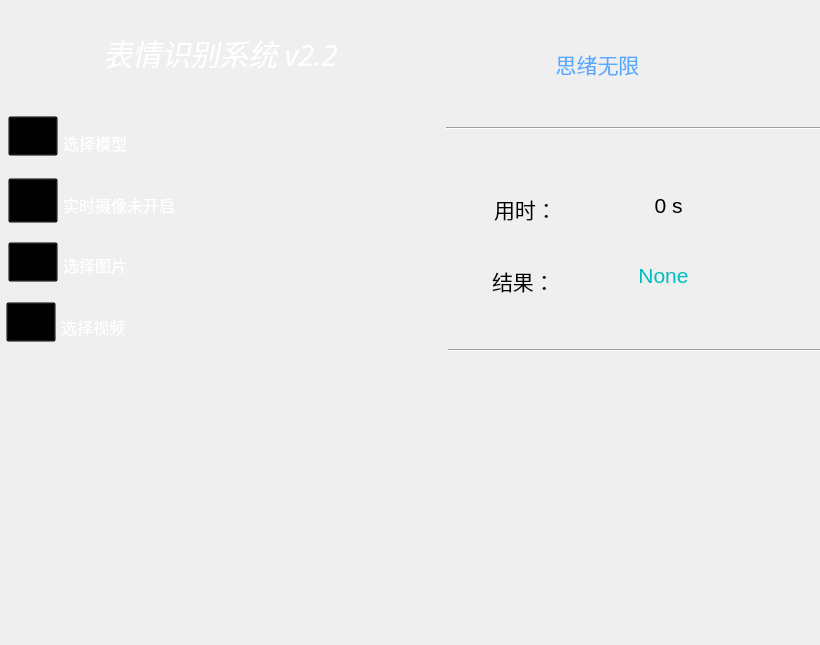
<?xml version="1.0" encoding="UTF-8"?>
<ui version="4.0">
 <class>MainWindow</class>
 <widget class="QMainWindow" name="MainWindow">
  <property name="windowModality">
   <enum>Qt::NonModal</enum>
  </property>
  <property name="geometry">
   <rect>
    <x>0</x>
    <y>0</y>
    <width>820</width>
    <height>645</height>
   </rect>
  </property>
  <property name="minimumSize">
   <size>
    <width>820</width>
    <height>645</height>
   </size>
  </property>
  <property name="maximumSize">
   <size>
    <width>820</width>
    <height>645</height>
   </size>
  </property>
  <property name="windowTitle">
   <string>Emotion recongnition v2.2 （思绪无限）</string>
  </property>
  <property name="windowIcon">
   <iconset resource="image1.qrc">
    <normaloff>:/newPrefix/icons/result.png</normaloff>:/newPrefix/icons/result.png</iconset>
  </property>
  <property name="toolTip">
   <string/>
  </property>
  <property name="autoFillBackground">
   <bool>false</bool>
  </property>
  <property name="styleSheet">
   <string notr="true">
#QInputDialog{border-image: url(:/newPrefix/images_test/light.png);}

QMenuBar{border-color:transparent;}
QToolButton[objectName=pushButton_doIt]{
border:5px;}

QToolButton[objectName=pushButton_doIt]:hover {
image:url(:/newPrefix/images_test/run_hover.png);}

QToolButton[objectName=pushButton_doIt]:pressed {
image:url(:/newPrefix/images_test/run_pressed.png);}

QScrollBar:vertical{
background:transparent;
padding:2px;
border-radius:8px;
max-width:14px;}

QScrollBar::handle:vertical{
background:#9acd32;
min-height:50px;
border-radius:8px;
}

QScrollBar::handle:vertical:hover{
background:#9eb764;}

QScrollBar::handle:vertical:pressed{
background:#9eb764;
}
QScrollBar::add-page:vertical{
background:none;
}
                               
QScrollBar::sub-page:vertical{
background:none;
}

QScrollBar::add-line:vertical{
background:none;}
                                 
QScrollBar::sub-line:vertical{
background:none;
}
QScrollArea{
border:0px;
}

QScrollBar:horizontal{
background:transparent;
padding:0px;
border-radius:6px;
max-height:12px;
}

QScrollBar::handle:horizontal{
background:#9acd32;
min-width:50px;
border-radius:6px;
}

QScrollBar::handle:horizontal:hover{
background:#9eb764;
}

QScrollBar::handle:horizontal:pressed{
background:#9eb764;
}

QScrollBar::add-page:horizontal{
background:none;
}

QScrollBar::sub-page:horizontal{
background:none;
}
QScrollBar::add-line:horizontal{
background:none;
}

QScrollBar::sub-line:horizontal{
background:none;
}
QToolButton::hover{
border:0px;
} </string>
  </property>
  <property name="tabShape">
   <enum>QTabWidget::Rounded</enum>
  </property>
  <widget class="QWidget" name="centralwidget">
   <widget class="QLabel" name="label_title">
    <property name="geometry">
     <rect>
      <x>8</x>
      <y>30</y>
      <width>425</width>
      <height>47</height>
     </rect>
    </property>
    <property name="minimumSize">
     <size>
      <width>0</width>
      <height>30</height>
     </size>
    </property>
    <property name="font">
     <font>
      <family>隶书</family>
      <pointsize>22</pointsize>
      <italic>true</italic>
     </font>
    </property>
    <property name="toolTip">
     <string>Test Result Helper 3.3.10 author：WuXian （2019.3.13）</string>
    </property>
    <property name="styleSheet">
     <string notr="true">color: rgb(255, 255, 255);</string>
    </property>
    <property name="text">
     <string>表情识别系统 v2.2</string>
    </property>
    <property name="alignment">
     <set>Qt::AlignCenter</set>
    </property>
   </widget>
   <widget class="QLabel" name="label_author">
    <property name="geometry">
     <rect>
      <x>462</x>
      <y>46</y>
      <width>271</width>
      <height>35</height>
     </rect>
    </property>
    <property name="minimumSize">
     <size>
      <width>0</width>
      <height>30</height>
     </size>
    </property>
    <property name="font">
     <font>
      <family>楷体</family>
      <pointsize>16</pointsize>
     </font>
    </property>
    <property name="toolTip">
     <string>Test Result Helper 3.3.10 author：WuXian （2019.3.13）</string>
    </property>
    <property name="styleSheet">
     <string notr="true">color: rgb(85, 170, 255);</string>
    </property>
    <property name="text">
     <string>思绪无限</string>
    </property>
    <property name="alignment">
     <set>Qt::AlignCenter</set>
    </property>
   </widget>
   <widget class="QLabel" name="label_useTime">
    <property name="geometry">
     <rect>
      <x>494</x>
      <y>184</y>
      <width>103</width>
      <height>51</height>
     </rect>
    </property>
    <property name="font">
     <font>
      <family>华文仿宋</family>
      <pointsize>16</pointsize>
     </font>
    </property>
    <property name="text">
     <string>&lt;html&gt;&lt;head/&gt;&lt;body&gt;&lt;p&gt;用时：&lt;/p&gt;&lt;/body&gt;&lt;/html&gt;</string>
    </property>
   </widget>
   <widget class="QLabel" name="label_picTime">
    <property name="geometry">
     <rect>
      <x>456</x>
      <y>190</y>
      <width>29</width>
      <height>31</height>
     </rect>
    </property>
    <property name="styleSheet">
     <string notr="true">border-image: url(:/newPrefix/icons/net_speed.png);</string>
    </property>
    <property name="text">
     <string/>
    </property>
   </widget>
   <widget class="QLabel" name="label_picResult">
    <property name="geometry">
     <rect>
      <x>456</x>
      <y>260</y>
      <width>31</width>
      <height>35</height>
     </rect>
    </property>
    <property name="styleSheet">
     <string notr="true">border-image: url(:/newPrefix/icons/result.png);</string>
    </property>
    <property name="text">
     <string/>
    </property>
   </widget>
   <widget class="Line" name="line">
    <property name="geometry">
     <rect>
      <x>446</x>
      <y>118</y>
      <width>375</width>
      <height>21</height>
     </rect>
    </property>
    <property name="orientation">
     <enum>Qt::Horizontal</enum>
    </property>
   </widget>
   <widget class="QLabel" name="label_face">
    <property name="geometry">
     <rect>
      <x>8</x>
      <y>360</y>
      <width>420</width>
      <height>280</height>
     </rect>
    </property>
    <property name="minimumSize">
     <size>
      <width>420</width>
      <height>280</height>
     </size>
    </property>
    <property name="maximumSize">
     <size>
      <width>420</width>
      <height>280</height>
     </size>
    </property>
    <property name="font">
     <font>
      <family>楷体</family>
      <pointsize>16</pointsize>
     </font>
    </property>
    <property name="layoutDirection">
     <enum>Qt::LeftToRight</enum>
    </property>
    <property name="styleSheet">
     <string notr="true">border-image: url(:/newPrefix/icons/scan.gif);</string>
    </property>
    <property name="text">
     <string>&lt;html&gt;&lt;head/&gt;&lt;body&gt;&lt;p align=&quot;center&quot;&gt;&lt;br/&gt;&lt;/p&gt;&lt;/body&gt;&lt;/html&gt;</string>
    </property>
    <property name="alignment">
     <set>Qt::AlignCenter</set>
    </property>
   </widget>
   <widget class="QTextEdit" name="textEdit_model">
    <property name="geometry">
     <rect>
      <x>58</x>
      <y>126</y>
      <width>360</width>
      <height>30</height>
     </rect>
    </property>
    <property name="minimumSize">
     <size>
      <width>360</width>
      <height>30</height>
     </size>
    </property>
    <property name="maximumSize">
     <size>
      <width>360</width>
      <height>30</height>
     </size>
    </property>
    <property name="font">
     <font>
      <family>华文仿宋</family>
      <pointsize>12</pointsize>
     </font>
    </property>
    <property name="styleSheet">
     <string notr="true">background-color: transparent;
border-color: rgb(255, 255, 255);
color: rgb(255, 255, 255);</string>
    </property>
    <property name="verticalScrollBarPolicy">
     <enum>Qt::ScrollBarAlwaysOff</enum>
    </property>
    <property name="horizontalScrollBarPolicy">
     <enum>Qt::ScrollBarAlwaysOff</enum>
    </property>
    <property name="lineWrapMode">
     <enum>QTextEdit::NoWrap</enum>
    </property>
    <property name="readOnly">
     <bool>true</bool>
    </property>
    <property name="html">
     <string>&lt;!DOCTYPE HTML PUBLIC &quot;-//W3C//DTD HTML 4.0//EN&quot; &quot;http://www.w3.org/TR/REC-html40/strict.dtd&quot;&gt;
&lt;html&gt;&lt;head&gt;&lt;meta name=&quot;qrichtext&quot; content=&quot;1&quot; /&gt;&lt;style type=&quot;text/css&quot;&gt;
p, li { white-space: pre-wrap; }
&lt;/style&gt;&lt;/head&gt;&lt;body style=&quot; font-family:'华文仿宋'; font-size:12pt; font-weight:400; font-style:normal;&quot;&gt;
&lt;p style=&quot; margin-top:0px; margin-bottom:0px; margin-left:0px; margin-right:0px; -qt-block-indent:0; text-indent:0px;&quot;&gt;&lt;span style=&quot; font-family:'Adobe Devanagari';&quot;&gt;选择模型&lt;/span&gt;&lt;/p&gt;&lt;/body&gt;&lt;/html&gt;</string>
    </property>
   </widget>
   <widget class="QToolButton" name="toolButton_file">
    <property name="geometry">
     <rect>
      <x>8</x>
      <y>242</y>
      <width>50</width>
      <height>40</height>
     </rect>
    </property>
    <property name="minimumSize">
     <size>
      <width>50</width>
      <height>39</height>
     </size>
    </property>
    <property name="maximumSize">
     <size>
      <width>50</width>
      <height>40</height>
     </size>
    </property>
    <property name="cursor">
     <cursorShape>PointingHandCursor</cursorShape>
    </property>
    <property name="autoFillBackground">
     <bool>false</bool>
    </property>
    <property name="styleSheet">
     <string notr="true">background-color: transparent;</string>
    </property>
    <property name="text">
     <string/>
    </property>
    <property name="icon">
     <iconset resource="image1.qrc">
      <normaloff>:/newPrefix/icons/recovery.png</normaloff>:/newPrefix/icons/recovery.png</iconset>
    </property>
    <property name="iconSize">
     <size>
      <width>40</width>
      <height>40</height>
     </size>
    </property>
    <property name="popupMode">
     <enum>QToolButton::DelayedPopup</enum>
    </property>
    <property name="toolButtonStyle">
     <enum>Qt::ToolButtonTextUnderIcon</enum>
    </property>
    <property name="autoRaise">
     <bool>false</bool>
    </property>
    <property name="arrowType">
     <enum>Qt::NoArrow</enum>
    </property>
   </widget>
   <widget class="QTextEdit" name="textEdit_camera">
    <property name="geometry">
     <rect>
      <x>58</x>
      <y>188</y>
      <width>360</width>
      <height>30</height>
     </rect>
    </property>
    <property name="minimumSize">
     <size>
      <width>360</width>
      <height>30</height>
     </size>
    </property>
    <property name="maximumSize">
     <size>
      <width>360</width>
      <height>30</height>
     </size>
    </property>
    <property name="font">
     <font>
      <family>华文仿宋</family>
      <pointsize>12</pointsize>
     </font>
    </property>
    <property name="styleSheet">
     <string notr="true">background-color: transparent;
border-color: rgb(255, 255, 255);
color: rgb(255, 255, 255);</string>
    </property>
    <property name="verticalScrollBarPolicy">
     <enum>Qt::ScrollBarAlwaysOff</enum>
    </property>
    <property name="horizontalScrollBarPolicy">
     <enum>Qt::ScrollBarAlwaysOff</enum>
    </property>
    <property name="lineWrapMode">
     <enum>QTextEdit::NoWrap</enum>
    </property>
    <property name="readOnly">
     <bool>true</bool>
    </property>
    <property name="html">
     <string>&lt;!DOCTYPE HTML PUBLIC &quot;-//W3C//DTD HTML 4.0//EN&quot; &quot;http://www.w3.org/TR/REC-html40/strict.dtd&quot;&gt;
&lt;html&gt;&lt;head&gt;&lt;meta name=&quot;qrichtext&quot; content=&quot;1&quot; /&gt;&lt;style type=&quot;text/css&quot;&gt;
p, li { white-space: pre-wrap; }
&lt;/style&gt;&lt;/head&gt;&lt;body style=&quot; font-family:'华文仿宋'; font-size:12pt; font-weight:400; font-style:normal;&quot;&gt;
&lt;p style=&quot; margin-top:0px; margin-bottom:0px; margin-left:0px; margin-right:0px; -qt-block-indent:0; text-indent:0px;&quot;&gt;&lt;span style=&quot; font-family:'Adobe Devanagari';&quot;&gt;实时摄像未开启&lt;/span&gt;&lt;/p&gt;&lt;/body&gt;&lt;/html&gt;</string>
    </property>
   </widget>
   <widget class="QTextEdit" name="textEdit_pic">
    <property name="geometry">
     <rect>
      <x>58</x>
      <y>248</y>
      <width>360</width>
      <height>30</height>
     </rect>
    </property>
    <property name="minimumSize">
     <size>
      <width>360</width>
      <height>30</height>
     </size>
    </property>
    <property name="maximumSize">
     <size>
      <width>360</width>
      <height>30</height>
     </size>
    </property>
    <property name="font">
     <font>
      <family>华文仿宋</family>
      <pointsize>12</pointsize>
     </font>
    </property>
    <property name="layoutDirection">
     <enum>Qt::LeftToRight</enum>
    </property>
    <property name="styleSheet">
     <string notr="true">background-color: transparent;
border-color: rgb(255, 255, 255);
color: rgb(255, 255, 255);</string>
    </property>
    <property name="verticalScrollBarPolicy">
     <enum>Qt::ScrollBarAlwaysOff</enum>
    </property>
    <property name="horizontalScrollBarPolicy">
     <enum>Qt::ScrollBarAlwaysOff</enum>
    </property>
    <property name="lineWrapMode">
     <enum>QTextEdit::NoWrap</enum>
    </property>
    <property name="readOnly">
     <bool>true</bool>
    </property>
    <property name="html">
     <string>&lt;!DOCTYPE HTML PUBLIC &quot;-//W3C//DTD HTML 4.0//EN&quot; &quot;http://www.w3.org/TR/REC-html40/strict.dtd&quot;&gt;
&lt;html&gt;&lt;head&gt;&lt;meta name=&quot;qrichtext&quot; content=&quot;1&quot; /&gt;&lt;style type=&quot;text/css&quot;&gt;
p, li { white-space: pre-wrap; }
&lt;/style&gt;&lt;/head&gt;&lt;body style=&quot; font-family:'华文仿宋'; font-size:12pt; font-weight:400; font-style:normal;&quot;&gt;
&lt;p style=&quot; margin-top:0px; margin-bottom:0px; margin-left:0px; margin-right:0px; -qt-block-indent:0; text-indent:0px;&quot;&gt;&lt;span style=&quot; font-family:'Adobe Devanagari';&quot;&gt;选择图片&lt;/span&gt;&lt;/p&gt;&lt;/body&gt;&lt;/html&gt;</string>
    </property>
   </widget>
   <widget class="QToolButton" name="toolButton_camera">
    <property name="geometry">
     <rect>
      <x>8</x>
      <y>178</y>
      <width>50</width>
      <height>45</height>
     </rect>
    </property>
    <property name="minimumSize">
     <size>
      <width>50</width>
      <height>39</height>
     </size>
    </property>
    <property name="maximumSize">
     <size>
      <width>50</width>
      <height>45</height>
     </size>
    </property>
    <property name="cursor">
     <cursorShape>PointingHandCursor</cursorShape>
    </property>
    <property name="autoFillBackground">
     <bool>false</bool>
    </property>
    <property name="styleSheet">
     <string notr="true">background-color: transparent;</string>
    </property>
    <property name="text">
     <string/>
    </property>
    <property name="icon">
     <iconset resource="image1.qrc">
      <normaloff>:/newPrefix/icons/g1.png</normaloff>:/newPrefix/icons/g1.png</iconset>
    </property>
    <property name="iconSize">
     <size>
      <width>50</width>
      <height>39</height>
     </size>
    </property>
    <property name="popupMode">
     <enum>QToolButton::DelayedPopup</enum>
    </property>
    <property name="toolButtonStyle">
     <enum>Qt::ToolButtonTextUnderIcon</enum>
    </property>
    <property name="autoRaise">
     <bool>false</bool>
    </property>
    <property name="arrowType">
     <enum>Qt::NoArrow</enum>
    </property>
   </widget>
   <widget class="QToolButton" name="toolButton_model">
    <property name="geometry">
     <rect>
      <x>8</x>
      <y>116</y>
      <width>50</width>
      <height>40</height>
     </rect>
    </property>
    <property name="minimumSize">
     <size>
      <width>0</width>
      <height>0</height>
     </size>
    </property>
    <property name="maximumSize">
     <size>
      <width>50</width>
      <height>40</height>
     </size>
    </property>
    <property name="cursor">
     <cursorShape>PointingHandCursor</cursorShape>
    </property>
    <property name="autoFillBackground">
     <bool>false</bool>
    </property>
    <property name="styleSheet">
     <string notr="true">background-color: transparent;</string>
    </property>
    <property name="text">
     <string/>
    </property>
    <property name="icon">
     <iconset resource="image1.qrc">
      <normaloff>:/newPrefix/icons/folder_web.png</normaloff>:/newPrefix/icons/folder_web.png</iconset>
    </property>
    <property name="iconSize">
     <size>
      <width>40</width>
      <height>40</height>
     </size>
    </property>
    <property name="popupMode">
     <enum>QToolButton::DelayedPopup</enum>
    </property>
    <property name="toolButtonStyle">
     <enum>Qt::ToolButtonTextUnderIcon</enum>
    </property>
    <property name="autoRaise">
     <bool>false</bool>
    </property>
    <property name="arrowType">
     <enum>Qt::NoArrow</enum>
    </property>
   </widget>
   <widget class="QLabel" name="label_time">
    <property name="geometry">
     <rect>
      <x>558</x>
      <y>190</y>
      <width>221</width>
      <height>31</height>
     </rect>
    </property>
    <property name="font">
     <font>
      <pointsize>16</pointsize>
     </font>
    </property>
    <property name="text">
     <string>0 s</string>
    </property>
    <property name="alignment">
     <set>Qt::AlignCenter</set>
    </property>
   </widget>
   <widget class="Line" name="line_2">
    <property name="geometry">
     <rect>
      <x>448</x>
      <y>340</y>
      <width>373</width>
      <height>21</height>
     </rect>
    </property>
    <property name="orientation">
     <enum>Qt::Horizontal</enum>
    </property>
   </widget>
   <widget class="QLabel" name="label_result">
    <property name="geometry">
     <rect>
      <x>552</x>
      <y>254</y>
      <width>223</width>
      <height>43</height>
     </rect>
    </property>
    <property name="font">
     <font>
      <pointsize>16</pointsize>
     </font>
    </property>
    <property name="styleSheet">
     <string notr="true">color: rgb(0, 189, 189);</string>
    </property>
    <property name="text">
     <string>None</string>
    </property>
    <property name="alignment">
     <set>Qt::AlignCenter</set>
    </property>
   </widget>
   <widget class="QLabel" name="label_outputResult">
    <property name="geometry">
     <rect>
      <x>466</x>
      <y>386</y>
      <width>300</width>
      <height>250</height>
     </rect>
    </property>
    <property name="minimumSize">
     <size>
      <width>300</width>
      <height>250</height>
     </size>
    </property>
    <property name="maximumSize">
     <size>
      <width>300</width>
      <height>250</height>
     </size>
    </property>
    <property name="styleSheet">
     <string notr="true">border-image: url(:/newPrefix/icons/ini.png);</string>
    </property>
    <property name="text">
     <string/>
    </property>
   </widget>
   <widget class="QLabel" name="label_back1">
    <property name="geometry">
     <rect>
      <x>0</x>
      <y>-2</y>
      <width>437</width>
      <height>661</height>
     </rect>
    </property>
    <property name="styleSheet">
     <string notr="true">border-image: url(:/newPrefix/icons/background1.png);</string>
    </property>
    <property name="text">
     <string/>
    </property>
   </widget>
   <widget class="QLabel" name="label_back1_2">
    <property name="geometry">
     <rect>
      <x>408</x>
      <y>-34</y>
      <width>415</width>
      <height>707</height>
     </rect>
    </property>
    <property name="styleSheet">
     <string notr="true">border-image: url(:/newPrefix/icons/background2.png);</string>
    </property>
    <property name="text">
     <string/>
    </property>
   </widget>
   <widget class="QLabel" name="label_scanResult">
    <property name="geometry">
     <rect>
      <x>492</x>
      <y>256</y>
      <width>97</width>
      <height>51</height>
     </rect>
    </property>
    <property name="font">
     <font>
      <family>华文仿宋</family>
      <pointsize>16</pointsize>
     </font>
    </property>
    <property name="text">
     <string>&lt;html&gt;&lt;head/&gt;&lt;body&gt;&lt;p&gt;结果：&lt;/p&gt;&lt;/body&gt;&lt;/html&gt;</string>
    </property>
   </widget>
   <widget class="QTextEdit" name="textEdit_video">
    <property name="geometry">
     <rect>
      <x>56</x>
      <y>310</y>
      <width>360</width>
      <height>30</height>
     </rect>
    </property>
    <property name="minimumSize">
     <size>
      <width>360</width>
      <height>30</height>
     </size>
    </property>
    <property name="maximumSize">
     <size>
      <width>360</width>
      <height>30</height>
     </size>
    </property>
    <property name="font">
     <font>
      <family>华文仿宋</family>
      <pointsize>12</pointsize>
     </font>
    </property>
    <property name="layoutDirection">
     <enum>Qt::LeftToRight</enum>
    </property>
    <property name="styleSheet">
     <string notr="true">background-color: transparent;
border-color: rgb(255, 255, 255);
color: rgb(255, 255, 255);</string>
    </property>
    <property name="verticalScrollBarPolicy">
     <enum>Qt::ScrollBarAlwaysOff</enum>
    </property>
    <property name="horizontalScrollBarPolicy">
     <enum>Qt::ScrollBarAlwaysOff</enum>
    </property>
    <property name="lineWrapMode">
     <enum>QTextEdit::NoWrap</enum>
    </property>
    <property name="readOnly">
     <bool>true</bool>
    </property>
    <property name="html">
     <string>&lt;!DOCTYPE HTML PUBLIC &quot;-//W3C//DTD HTML 4.0//EN&quot; &quot;http://www.w3.org/TR/REC-html40/strict.dtd&quot;&gt;
&lt;html&gt;&lt;head&gt;&lt;meta name=&quot;qrichtext&quot; content=&quot;1&quot; /&gt;&lt;style type=&quot;text/css&quot;&gt;
p, li { white-space: pre-wrap; }
&lt;/style&gt;&lt;/head&gt;&lt;body style=&quot; font-family:'华文仿宋'; font-size:12pt; font-weight:400; font-style:normal;&quot;&gt;
&lt;p style=&quot; margin-top:0px; margin-bottom:0px; margin-left:0px; margin-right:0px; -qt-block-indent:0; text-indent:0px;&quot;&gt;&lt;span style=&quot; font-family:'Adobe Devanagari';&quot;&gt;选择视频&lt;/span&gt;&lt;/p&gt;&lt;/body&gt;&lt;/html&gt;</string>
    </property>
   </widget>
   <widget class="QToolButton" name="toolButton_video">
    <property name="geometry">
     <rect>
      <x>6</x>
      <y>302</y>
      <width>50</width>
      <height>40</height>
     </rect>
    </property>
    <property name="minimumSize">
     <size>
      <width>50</width>
      <height>39</height>
     </size>
    </property>
    <property name="maximumSize">
     <size>
      <width>50</width>
      <height>40</height>
     </size>
    </property>
    <property name="cursor">
     <cursorShape>PointingHandCursor</cursorShape>
    </property>
    <property name="autoFillBackground">
     <bool>false</bool>
    </property>
    <property name="styleSheet">
     <string notr="true">background-color: transparent;</string>
    </property>
    <property name="text">
     <string/>
    </property>
    <property name="icon">
     <iconset resource="image1.qrc">
      <normaloff>:/newPrefix/icons/pai.png</normaloff>:/newPrefix/icons/pai.png</iconset>
    </property>
    <property name="iconSize">
     <size>
      <width>40</width>
      <height>40</height>
     </size>
    </property>
    <property name="popupMode">
     <enum>QToolButton::DelayedPopup</enum>
    </property>
    <property name="toolButtonStyle">
     <enum>Qt::ToolButtonTextUnderIcon</enum>
    </property>
    <property name="autoRaise">
     <bool>false</bool>
    </property>
    <property name="arrowType">
     <enum>Qt::NoArrow</enum>
    </property>
   </widget>
   <zorder>label_back1_2</zorder>
   <zorder>label_back1</zorder>
   <zorder>label_title</zorder>
   <zorder>label_author</zorder>
   <zorder>label_useTime</zorder>
   <zorder>label_picTime</zorder>
   <zorder>label_picResult</zorder>
   <zorder>line</zorder>
   <zorder>label_face</zorder>
   <zorder>textEdit_model</zorder>
   <zorder>toolButton_file</zorder>
   <zorder>textEdit_camera</zorder>
   <zorder>textEdit_pic</zorder>
   <zorder>toolButton_camera</zorder>
   <zorder>toolButton_model</zorder>
   <zorder>label_time</zorder>
   <zorder>line_2</zorder>
   <zorder>label_result</zorder>
   <zorder>label_outputResult</zorder>
   <zorder>label_scanResult</zorder>
   <zorder>textEdit_video</zorder>
   <zorder>toolButton_video</zorder>
  </widget>
  <action name="actionGoogle_Translate">
   <property name="text">
    <string>Google Translate</string>
   </property>
  </action>
  <action name="actionHTML_type">
   <property name="text">
    <string>HTML type</string>
   </property>
  </action>
  <action name="actionsoftware_version">
   <property name="text">
    <string>software version</string>
   </property>
  </action>
 </widget>
 <resources>
  <include location="image1.qrc"/>
 </resources>
 <connections/>
</ui>
